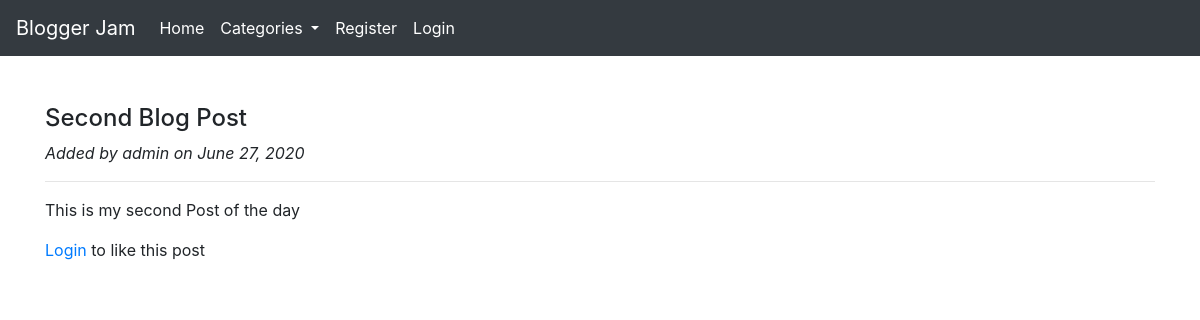
Page /blog/2 on the committed database.
### blog/models.py (models this page shows, shortened)
class Post(models.Model):
    title = models.CharField(max_length=255)
    author = models.ForeignKey(User, on_delete=models.CASCADE)
    category = models.ForeignKey(Category, on_delete=models.CASCADE)
    body = models.TextField()
    title_tag = models.CharField(max_length=255)
    publish_date = models.DateField(auto_now_add=True)
    likes = models.ManyToManyField(User, related_name='blog_posts')
    def total_likes(self):
        return self.likes.count()

### blog/views.py (the view)
# urls.py: path('blog/<int:pk>', BlogDetailView.as_view(), name='blog_detail'),
class BlogDetailView(DetailView):
    model = Post
    template_name= 'blog_detail.html'
    def get_context_data(self, *args, **kwargs):
        cat_menu = Category.objects.all()
        context = super(BlogDetailView, self).get_context_data(*args, **kwargs)
        stuff = get_object_or_404(Post, id=self.kwargs['pk'])
        total_likes = stuff.total_likes()
        liked = False
        if stuff.likes.filter(id = self.request.user.id).exists():
            liked = True
        context['liked'] = liked
        context['cat_menu'] = cat_menu
        context['total_likes'] = total_likes
        return context

### blog/models.py (called while the page is built)
    def __str__(self):
        return self.name

### blog/templates/blog_detail.html (shortened to what this page needs)
{% extends 'base.html' %}
{% block content %}
<br>
<h4>{{post.title}}</h4>
<em>Added by {{post.author}} on {{post.publish_date}}</em>
<hr>
<p>{{post.body | safe}}</p>
{% if user.is_authenticated %}
<form method="POST" action="{% url 'like_post' post.pk %}">
    {% csrf_token %}
    {% if liked %}
        <button type="submit" name="post_id" value = "{{post.id}}" class="btn btn-danger">Dislike</button>
    {% else %}
        <button type="submit" name="post_id" value = "{{post.id}}" class="btn btn-primary">Like</button>
    {% endif %}
    {{total_likes}} likes
</form>
{% else %}
    <p><a href="{% url 'login' %}">Login</a> to like this post</p>
{% endif %}
<br>
{% endblock %}

### rows in the picture
Post: title "Second Blog Post", author "admin", publish_date "June 27, 2020", body "This is my second Post of the day"
